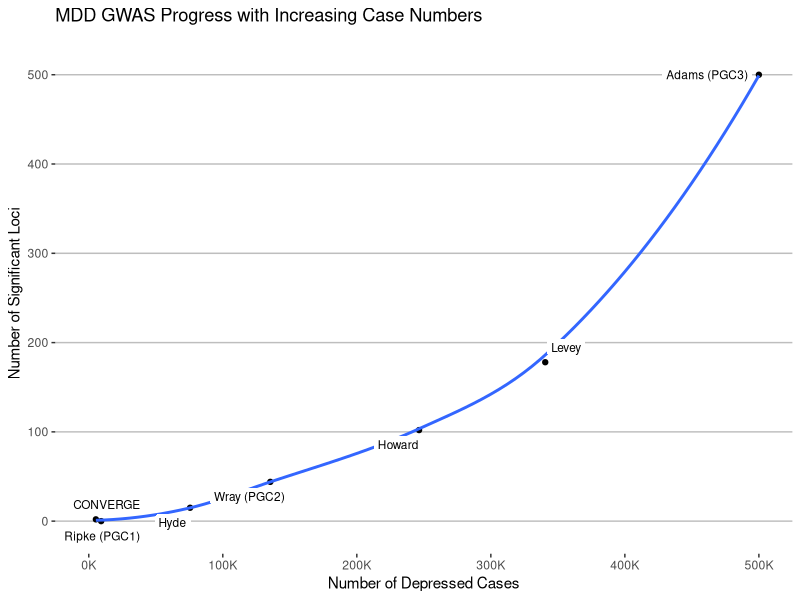
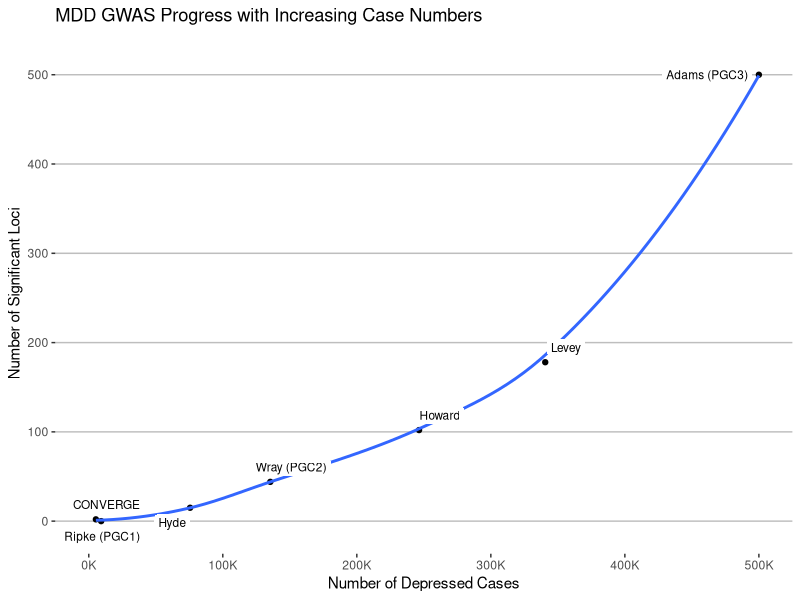

Generate these figures, in order, with R:
## ---- chunk 1
knitr::opts_chunk$set(echo = TRUE)
## ---- chunk 2
library("tidyverse")
library("readxl")
require("ggrepel")
require("scales")
## ---- chunk 3
gwasMDD <- read_excel(path = "MDD-GWAS.xlsx" ) %>%
print()
## ---- chunk 4
p <- ggplot(gwasMDD, aes(x = Ncases, y = Nhits, label = fauthor)) +
  theme(panel.background = element_rect(fill="white", 
                                        color="white", 
                                        linetype="solid"), 
        panel.grid.major.y = element_line(colour = "grey"), 
        panel.border = element_blank(),
        panel.grid.major = element_blank(),
        panel.grid.minor = element_blank()  ) +
  
  scale_x_continuous(labels = label_number(suffix = "K", 
                                           scale = 1e-3)) +

  geom_point() +
  
  geom_smooth(method = "loess", formula = (y~x), se=FALSE) +
  
  geom_label_repel(min.segment.length = 0.5,
                   max.overlaps = Inf,
                   label.size=0,
                   label.padding=0.2,
                   label.r=0.2,
                   size=3) +
  
coord_cartesian(xlim=c(0,500000), ylim=c(-10, 520)) +
  
labs(title = "MDD GWAS Progress with Increasing Case Numbers",
     subtitle=NULL,
     x="Number of Depressed Cases",
     y="Number of Significant Loci") 

print(p)
ggsave("Hits.jpeg", plot = p)
